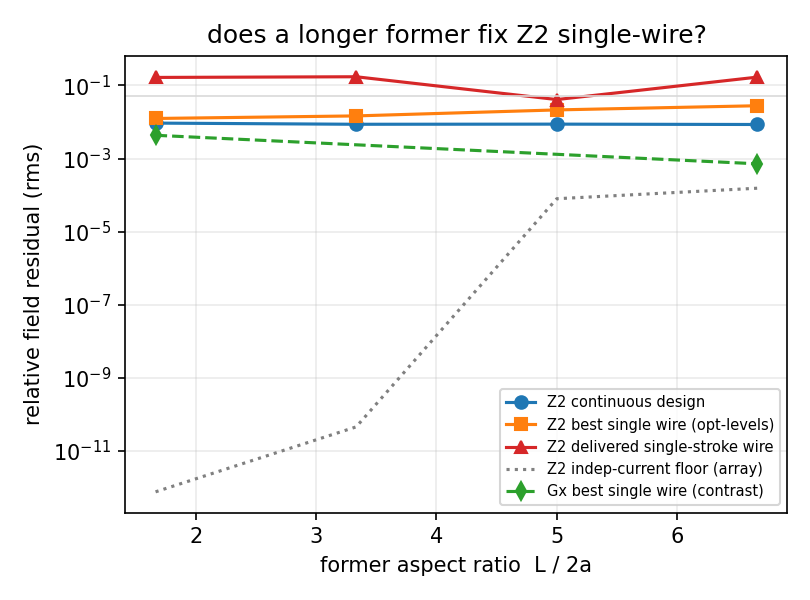

Here is the Python script that generated this plot:
"""bench_low_turn_geometry.py -- is the Z2 (l=2 shim) SINGLE-WIRE limit fixable
by GEOMETRY?

bench_low_turn_budget.py found Z2 fails as a single series wire on the stubby
golden former (a=0.15, L=0.5, aspect L/2a=1.7) -- only a driven array works.
A Z2 (zonal/axial) shim physically needs AXIAL extent, so this sweeps the
cylinder LENGTH L (the aspect ratio) and the DSV radius and asks: does the best
achievable SINGLE-WIRE Z2 residual drop into the few-% range with a better-
matched former?  If yes, Z2 single-wire "works" and the earlier failure was
geometry; if it stays high, the single-wire l=2 limit needs more research.

Per geometry/target it reports:
  cont_homo    continuous regularised design homogeneity (the design ceiling)
  best_wire    best single-series-current residual over N (optimize-levels)
  wire_deliv   delivered single-stroke wire residual at that N
  indep_floor  N independent currents (driven-array floor) -- for contrast

--confine abe (closes contours).  Metric = relative field rms.  Targets: Z2
(the hard l=2 case) + Gx (l=1 sanity contrast).

CONCLUSION (measured): geometry does NOT change the Z2 single-wire residual --
it is flat across aspect L/2a = 1.7 -> 6.7 and for smaller DSV.  The lever was
NEVER geometry: the Z2 CONTINUOUS design is ~0.9% everywhere (order 1 and 2,
purity 0.9999) and INDEPENDENT currents on the same contour loops reach ~5e-4
(the loop basis is perfect).  The single-wire bottleneck was the equal-current
contour ORIENTATION, now FIXED in production (commit 630ece06): loops are
oriented by the consistent grad-psi winding K = n_hat x grad_s(psi), not the
sign(f.B) flip that flattened the saddle's mixed current senses.  POST-FIX this
bench's best_wire for Z2 is a few-% (was ~70%); see verify_gradpsi_orientation.py
for the controlled before/after (Z2 88% -> 5.6% loop-set).  Gx (l=1, monotone psi)
is unchanged (~5e-3) and improves with length.

NOTE on wire_deliv (the DELIVERED single-stroke column): best_wire is the
connector-FREE loop set; wire_deliv adds the field-aware single-stroke connectors.
For a multi-region (saddle) psi the connectors are the bottleneck and were
chain-resolution-limited -- the field-aware cut-opt now AUTO-scales its resolution
with the loop count (calc_streamfunction --chain-ncut/--chain-passes), which cut a
clustered Z2 delivered wire ~0.20 -> ~0.067 on a longer former.  This bench's
wire_deliv reflects that auto-resolution; it stays geometry-limited (the stubby
aspect 1.7 former holds a ~0.16 connector floor that a longer former relaxes).

Outputs (committed): bench_low_turn_geometry.json + .png next to this script.
Run:  python bench_low_turn_geometry.py
"""
from __future__ import annotations

import json
import os
import platform
import subprocess
import sys
import tempfile

HERE = os.path.dirname(os.path.abspath(__file__))
REPO = os.path.abspath(os.path.join(HERE, "..", ".."))
CALC = os.path.join(REPO, "src", "radia", "panels", "calc_streamfunction.py")

# parameterised cylinder-former + DSV-sphere generator (run as a subprocess so
# the NGSolve/Netgen import stays out of this process)
_GEN = r"""
import os, sys
from netgen.occ import Cylinder, Sphere, Pnt, Z, OCCGeometry
from ngsolve import TaskManager
outdir, a, L, dsv = sys.argv[1], float(sys.argv[2]), float(sys.argv[3]), float(sys.argv[4])
os.makedirs(outdir, exist_ok=True)
with TaskManager():
    cyl = Cylinder(Pnt(0, 0, -L/2), Z, r=a, h=L)
    lateral = max(cyl.faces, key=lambda f: f.mass)
    OCCGeometry(lateral).GenerateMesh(maxh=0.04).Save(os.path.join(outdir, "coil.vol"))
    OCCGeometry(Sphere(Pnt(0, 0, 0), dsv)).GenerateMesh(maxh=dsv*0.5).Save(
        os.path.join(outdir, "eval.vol"))
print("ok")
"""

TARGETS = {"Z2": "z*z-(x*x+y*y)/2", "Gx": "x"}
N_SET = [6, 10, 16]            # optimize-levels turn counts to scan for the best
EVAL_MAX = 40                  # >=40: fewer points under-sample Z2 (a 24-pt design
                               # reads a false ~10% Z2 ceiling; 40 pts -> ~0.9%)

# (label, a, L, dsv, aspect=L/2a)
GEOMS = [
    ("L=0.5",          0.15, 0.5, 0.05),
    ("L=1.0",          0.15, 1.0, 0.05),
    ("L=1.5",          0.15, 1.5, 0.05),
    ("L=2.0",          0.15, 2.0, 0.05),
    ("L=1.0 DSV0.035", 0.15, 1.0, 0.035),
    ("L=1.0 DSV0.025", 0.15, 1.0, 0.025),
]
# Gx is a cheap sanity contrast -- only the extremes
GX_GEOMS = {"L=0.5", "L=2.0"}


def _env():
    e = os.environ.copy()
    e["PYTHONIOENCODING"] = "utf-8"
    return e


def gen(outdir, a, L, dsv):
    r = subprocess.run([sys.executable, "-c", _GEN, outdir, str(a), str(L),
                        str(dsv)], capture_output=True, text=True, env=_env(),
                       timeout=600)
    if r.returncode != 0:
        raise RuntimeError(f"mesh gen failed (a={a},L={L},dsv={dsv}):\n"
                           f"{r.stderr[-800:]}")
    return os.path.join(outdir, "coil.vol"), os.path.join(outdir, "eval.vol")


def calc(coil, evalv, cf, extra):
    cmd = [sys.executable, CALC, "--coil-vol", coil, "--eval-vol", evalv,
           "--order", "1", "--target-cf", cf, "--eval-max", str(EVAL_MAX),
           "--confine", "abe"] + extra
    r = subprocess.run(cmd, capture_output=True, text=True, env=_env(),
                       timeout=1200)
    if r.returncode != 0:
        raise RuntimeError(f"calc failed {extra}:\n{r.stderr[-1200:]}")
    return json.loads([ln for ln in r.stdout.splitlines() if ln.strip()][-1])


def measure(coil, evalv, cf):
    cont = calc(coil, evalv, cf, ["--method", "design"])
    best = None
    for N in N_SET:
        o = calc(coil, evalv, cf,
                 ["--method", "manufacture", "--nlevels", str(N),
                  "--optimize-levels"])
        rec = (o.get("equal_current_rms_optimized"),
               o.get("wire_homogeneity_rms"),
               o.get("loops_homogeneity_rms"), N)
        if best is None or (rec[0] is not None and rec[0] < best[0]):
            best = rec
    return {
        "cont_homo": cont.get("homogeneity_rms"),
        "peak_J": cont.get("peak_J"),
        "best_wire": best[0], "wire_deliv": best[1],
        "indep_floor": best[2], "best_N": best[3],
    }


def main():
    rows = []
    with tempfile.TemporaryDirectory() as td:
        for i, (label, a, L, dsv) in enumerate(GEOMS):
            gd = os.path.join(td, f"g{i}")
            coil, evalv = gen(gd, a, L, dsv)
            aspect = L / (2 * a)
            for tname, cf in TARGETS.items():
                if tname == "Gx" and label not in GX_GEOMS:
                    continue
                m = measure(coil, evalv, cf)
                m.update({"geom": label, "target": tname, "a": a, "L": L,
                          "dsv": dsv, "aspect": aspect})
                rows.append(m)
                print(f"  {label:16s} {tname}: cont={m['cont_homo']:.4f} "
                      f"best_wire={m['best_wire']:.4f} (N={m['best_N']}) "
                      f"deliv={m['wire_deliv']:.4f} indep={m['indep_floor']:.4f}")

    out = {
        "benchmark": "low_turn_geometry",
        "platform_class": platform.system(),
        "problem": {"a": 0.15, "L_sweep": [0.5, 1.0, 1.5, 2.0],
                    "dsv_sweep": [0.05, 0.035, 0.025], "confine": "abe",
                    "order": 1, "eval_max": EVAL_MAX, "n_set": N_SET},
        "metric": "relative field rms; best_wire = best single-series-current "
                  "(optimize-levels) over N; indep_floor = N independent currents",
        "rows": rows,
    }
    json_path = os.path.join(HERE, "bench_low_turn_geometry.json")
    with open(json_path, "w", encoding="utf-8") as f:
        json.dump(out, f, indent=2, ensure_ascii=False)

    # plot: Z2 single-wire vs aspect ratio (L-sweep, DSV=0.05) + Gx contrast
    try:
        import matplotlib
        matplotlib.use("Agg")
        import matplotlib.pyplot as plt
        Lsweep = [r for r in rows if r["dsv"] == 0.05]
        z2 = sorted([r for r in Lsweep if r["target"] == "Z2"],
                    key=lambda r: r["aspect"])
        fig, ax = plt.subplots(figsize=(5.4, 4.0))
        ax.plot([r["aspect"] for r in z2], [r["cont_homo"] for r in z2],
                "o-", color="C0", label="Z2 continuous design")
        ax.plot([r["aspect"] for r in z2], [r["best_wire"] for r in z2],
                "s-", color="C1", label="Z2 best single wire (opt-levels)")
        ax.plot([r["aspect"] for r in z2], [r["wire_deliv"] for r in z2],
                "^-", color="C3", label="Z2 delivered single-stroke wire")
        ax.plot([r["aspect"] for r in z2], [r["indep_floor"] for r in z2],
                ":", color="0.5", label="Z2 indep-current floor (array)")
        gx = sorted([r for r in Lsweep if r["target"] == "Gx"],
                    key=lambda r: r["aspect"])
        if gx:
            ax.plot([r["aspect"] for r in gx], [r["best_wire"] for r in gx],
                    "d--", color="C2", label="Gx best single wire (contrast)")
        ax.axhline(0.05, color="0.85", lw=0.8)
        ax.set_yscale("log")
        ax.set_xlabel("former aspect ratio  L / 2a")
        ax.set_ylabel("relative field residual (rms)")
        ax.set_title("does a longer former fix Z2 single-wire?")
        ax.grid(True, which="both", alpha=0.25)
        ax.legend(fontsize=7)
        fig.tight_layout()
        png = os.path.join(HERE, "bench_low_turn_geometry.png")
        fig.savefig(png, dpi=150)
        plt.close(fig)
        print(f"Saved {png}")
    except Exception as e:                                  # noqa: BLE001
        print(f"plot skipped: {e}")

    print("\n========== Z2 single-wire vs geometry ==========")
    print("  %-16s %8s %10s %10s %10s" % ("geom", "aspect", "cont", "best_wire",
                                          "indep"))
    for r in rows:
        if r["target"] == "Z2":
            print("  %-16s %8.2f %10.4f %10.4f %10.4f" %
                  (r["geom"], r["aspect"], r["cont_homo"], r["best_wire"],
                   r["indep_floor"]))
    print(f"\nSaved {json_path}")


if __name__ == "__main__":
    main()
